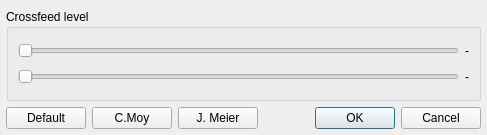
<?xml version="1.0" encoding="UTF-8"?>
<ui version="4.0">
 <class>Bs2bSettingsDialog</class>
 <widget class="QDialog" name="Bs2bSettingsDialog">
  <property name="geometry">
   <rect>
    <x>0</x>
    <y>0</y>
    <width>487</width>
    <height>135</height>
   </rect>
  </property>
  <property name="windowTitle">
   <string>BS2B Plugin Settings</string>
  </property>
  <layout class="QVBoxLayout" name="verticalLayout">
   <property name="leftMargin">
    <number>6</number>
   </property>
   <property name="topMargin">
    <number>9</number>
   </property>
   <property name="rightMargin">
    <number>6</number>
   </property>
   <property name="bottomMargin">
    <number>6</number>
   </property>
   <item>
    <widget class="QGroupBox" name="groupBox">
     <property name="title">
      <string>Crossfeed level</string>
     </property>
     <layout class="QGridLayout" name="gridLayout">
      <item row="0" column="0">
       <widget class="QSlider" name="feedSlider">
        <property name="orientation">
         <enum>Qt::Horizontal</enum>
        </property>
       </widget>
      </item>
      <item row="0" column="1">
       <widget class="QLabel" name="feedLabel">
        <property name="text">
         <string>-</string>
        </property>
       </widget>
      </item>
      <item row="1" column="0">
       <widget class="QSlider" name="freqSlider">
        <property name="orientation">
         <enum>Qt::Horizontal</enum>
        </property>
       </widget>
      </item>
      <item row="1" column="1">
       <widget class="QLabel" name="freqLabel">
        <property name="text">
         <string>-</string>
        </property>
       </widget>
      </item>
     </layout>
    </widget>
   </item>
   <item>
    <layout class="QHBoxLayout" name="horizontalLayout">
     <item>
      <widget class="QPushButton" name="defaultButton">
       <property name="text">
        <string>Default</string>
       </property>
      </widget>
     </item>
     <item>
      <widget class="QPushButton" name="cmButton">
       <property name="text">
        <string>C.Moy</string>
       </property>
      </widget>
     </item>
     <item>
      <widget class="QPushButton" name="jmButton">
       <property name="text">
        <string>J. Meier</string>
       </property>
      </widget>
     </item>
     <item>
      <spacer name="horizontalSpacer">
       <property name="orientation">
        <enum>Qt::Horizontal</enum>
       </property>
       <property name="sizeHint" stdset="0">
        <size>
         <width>142</width>
         <height>20</height>
        </size>
       </property>
      </spacer>
     </item>
     <item>
      <widget class="QDialogButtonBox" name="buttonBox">
       <property name="sizePolicy">
        <sizepolicy hsizetype="Maximum" vsizetype="Fixed">
         <horstretch>0</horstretch>
         <verstretch>0</verstretch>
        </sizepolicy>
       </property>
       <property name="standardButtons">
        <set>QDialogButtonBox::Cancel|QDialogButtonBox::Ok</set>
       </property>
      </widget>
     </item>
    </layout>
   </item>
  </layout>
 </widget>
 <resources/>
 <connections>
  <connection>
   <sender>buttonBox</sender>
   <signal>accepted()</signal>
   <receiver>Bs2bSettingsDialog</receiver>
   <slot>accept()</slot>
   <hints>
    <hint type="sourcelabel">
     <x>270</x>
     <y>76</y>
    </hint>
    <hint type="destinationlabel">
     <x>91</x>
     <y>88</y>
    </hint>
   </hints>
  </connection>
  <connection>
   <sender>buttonBox</sender>
   <signal>rejected()</signal>
   <receiver>Bs2bSettingsDialog</receiver>
   <slot>reject()</slot>
   <hints>
    <hint type="sourcelabel">
     <x>326</x>
     <y>78</y>
    </hint>
    <hint type="destinationlabel">
     <x>139</x>
     <y>60</y>
    </hint>
   </hints>
  </connection>
 </connections>
</ui>
